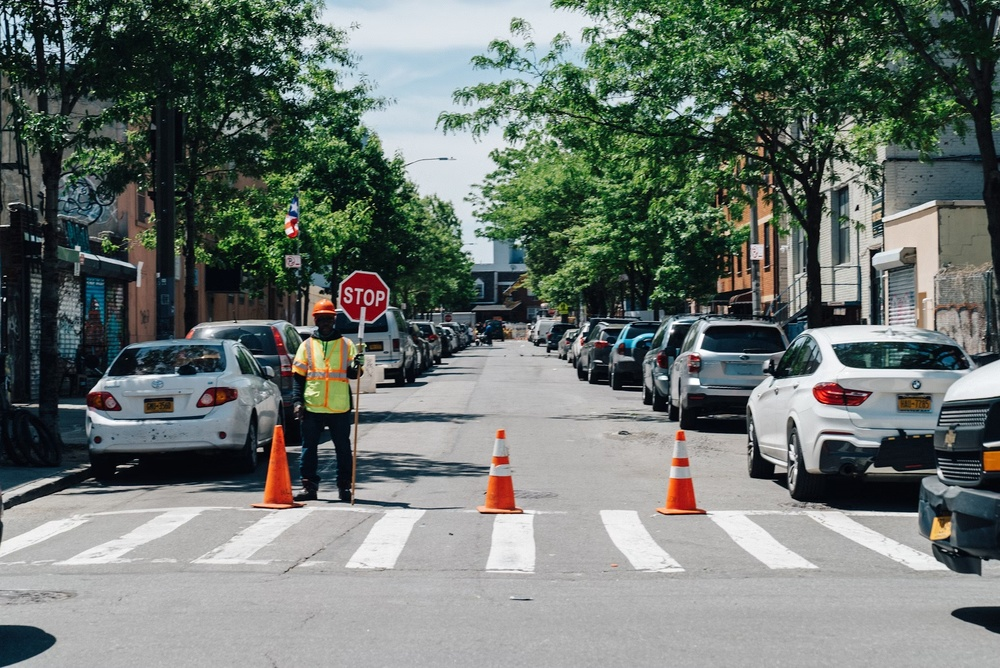
#> input picture stop_sign_dataset/stop1.jpg, 1000 x 668 px, shrunk from 2069 x 1382 before the run; its folder holds only this picture in this run
$ python stop_sign_tespit_etme_cv.py
#> lines starting #> are read from the running program, lines starting #| are printed output that depends on the picture; after the words box and inside, x2 and y2 are one past the last pixel; in counts of white or black regions, pixels touching at a corner belong together
import cv2 as cv
import numpy as np
import os

input_dir = "stop_sign_dataset"
output_dir = "output"


os.makedirs(output_dir, exist_ok=True)  # Klasör yoksa oluşturur, varsa görmezden gelir.


# HSV renk uzayında kırmızı renk aralığı, kırmızı hem 0-10 hem de 170-180 arasında bulunur o yüzden çift maskeleme yapıp bunları birleştiriyoruz
lower_red1 = np.array([0, 120, 70])
upper_red1 = np.array([10, 255, 255])
lower_red2 = np.array([170, 120, 70])
upper_red2 = np.array([180, 255, 255])

# Her veriyi işliyoruz
for veri in os.listdir(input_dir):
  # Görüntüyü oku
  image_path = os.path.join(input_dir, veri)
  image = cv.imread(image_path)
#> image is the input picture: shape (668, 1000, 3); mean B, G, R 111.3, 116.8, 108.2
  if image is None:
      print(f"Görüntü yüklenemedi: {veri}")
      continue

  # HSV renk uzayına çevir
  hsv = cv.cvtColor(image, cv.COLOR_BGR2HSV)
#> hsv: shape (668, 1000, 3); mean H, S, V 65.4, 69.2, 121.4

  # Kırmızı renk maskesi oluştur
  mask1 = cv.inRange(hsv, lower_red1, upper_red1)
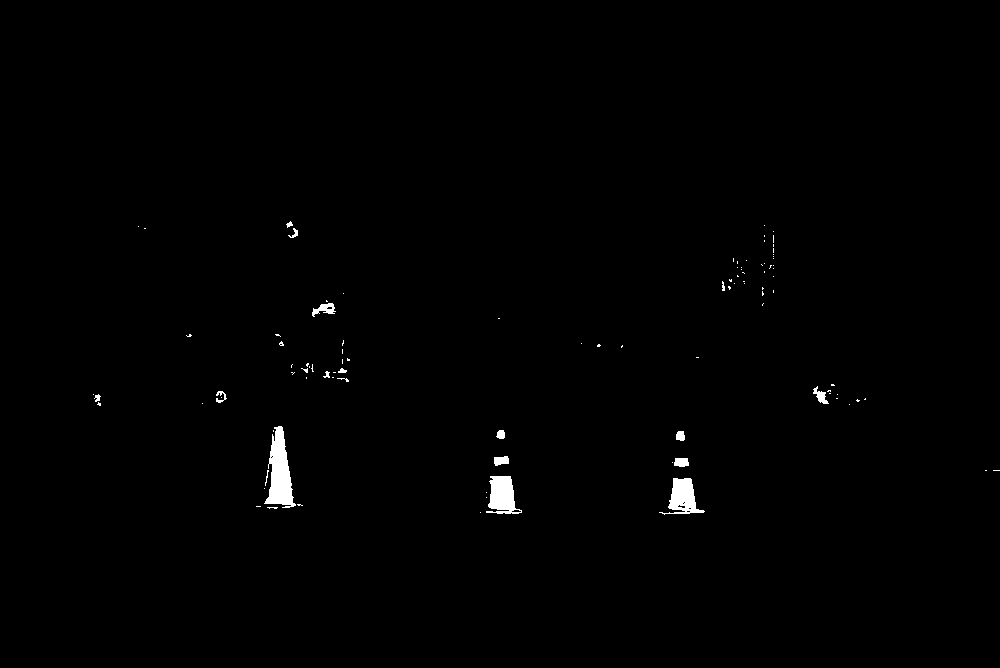
#> mask1: shape (668, 1000); 0.65% white; 100 white regions (83 under 20 px), largest, box (x1, y1, x2, y2) and area: (264, 426, 296, 508) 1402, (486, 476, 522, 514) 878, (659, 478, 705, 515) 816
  mask2 = cv.inRange(hsv, lower_red2, upper_red2)
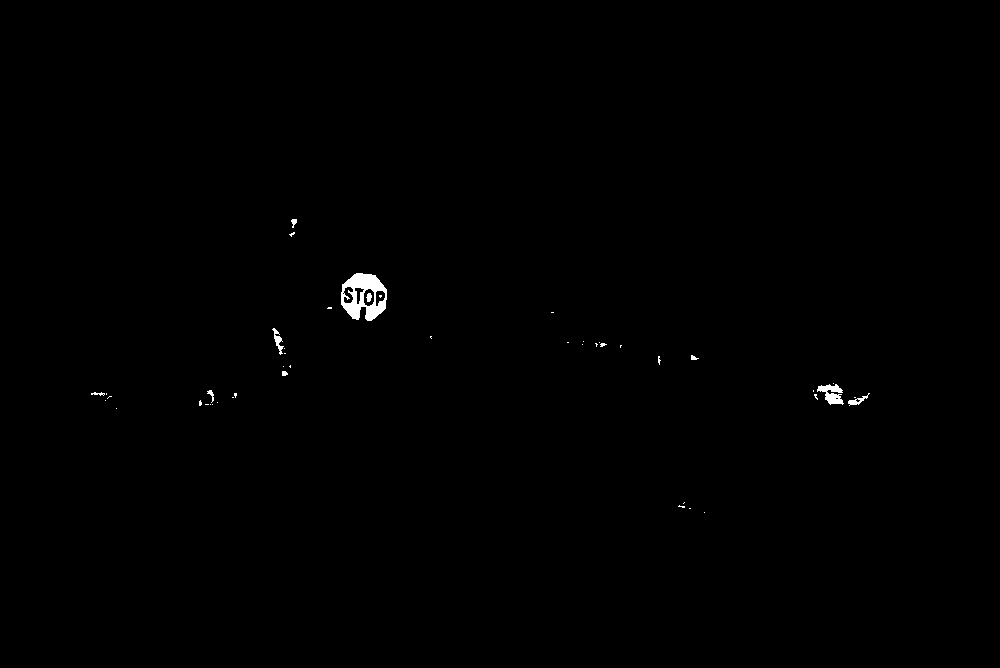
#> mask2: shape (668, 1000); 0.32% white; 46 white regions (36 under 20 px), largest, box (x1, y1, x2, y2) and area: (341, 273, 387, 321) 1272, (817, 384, 844, 405) 310, (272, 328, 284, 355) 115
  mask = mask1 + mask2
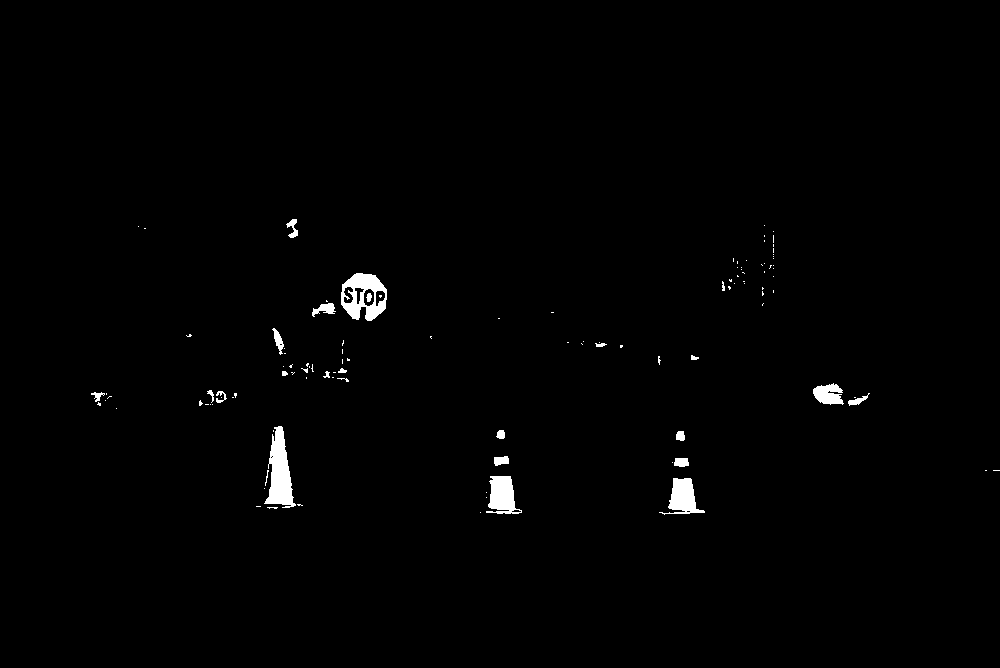
#> mask: shape (668, 1000); 0.97% white; 113 white regions (89 under 20 px), largest, box (x1, y1, x2, y2) and area: (264, 426, 296, 508) 1402, (341, 273, 387, 321) 1273, (486, 476, 522, 514) 878

  # Gürültüyü azaltmak için morfolojik işlemler
  kernel = np.ones((5, 5), np.uint8)
  mask = cv.morphologyEx(mask, cv.MORPH_OPEN, kernel)
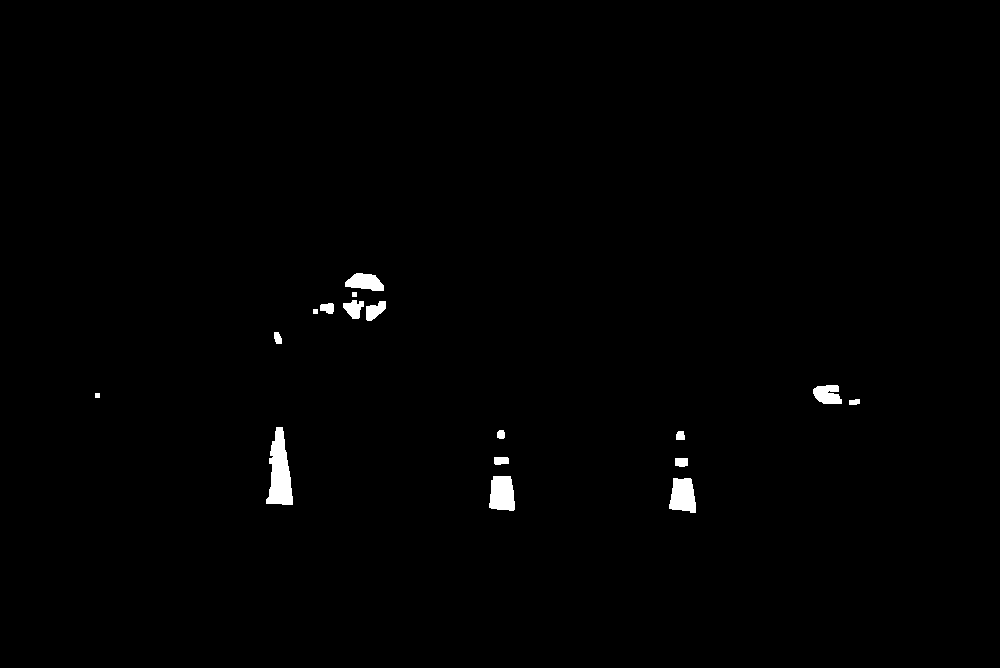
#> mask: shape (668, 1000); 0.75% white; 17 white regions

  # Konturları bul
  contours, _ = cv.findContours(mask, cv.RETR_EXTERNAL, cv.CHAIN_APPROX_SIMPLE)
#> contours = 17 contours, 3 with area under 20; largest, box (x1, y1, x2, y2) and area: (266, 427, 293, 505) 1240, (489, 476, 515, 511) 720, (669, 478, 696, 513) 692, (345, 273, 384, 291) 450, (813, 385, 842, 404) 381

  # Her konturu işle
  for contour in contours:

      # Küçük gürültüleri filtrele
      if cv.contourArea(contour) > 1000:

          # Sınır kutusunu al
          x, y, w, h = cv.boundingRect(contour)

          # Görüntüye dikdörtgen çiz
          cv.rectangle(image, (x, y), (x + w, y + h), (0, 255, 0), 2)

          # Merkez koordinatlarını hesapla
          center_x = x + w // 2
          center_y = y + h // 2
          print(f"Görüntü: {veri}, STOP işareti merkezi: ({center_x}, {center_y})")
#> this loop made 17 passes
#> (x, y, w, h, center_x, center_y) on pass 7: (266, 427, 27, 78, 279, 466)
#> (printed output is left out)
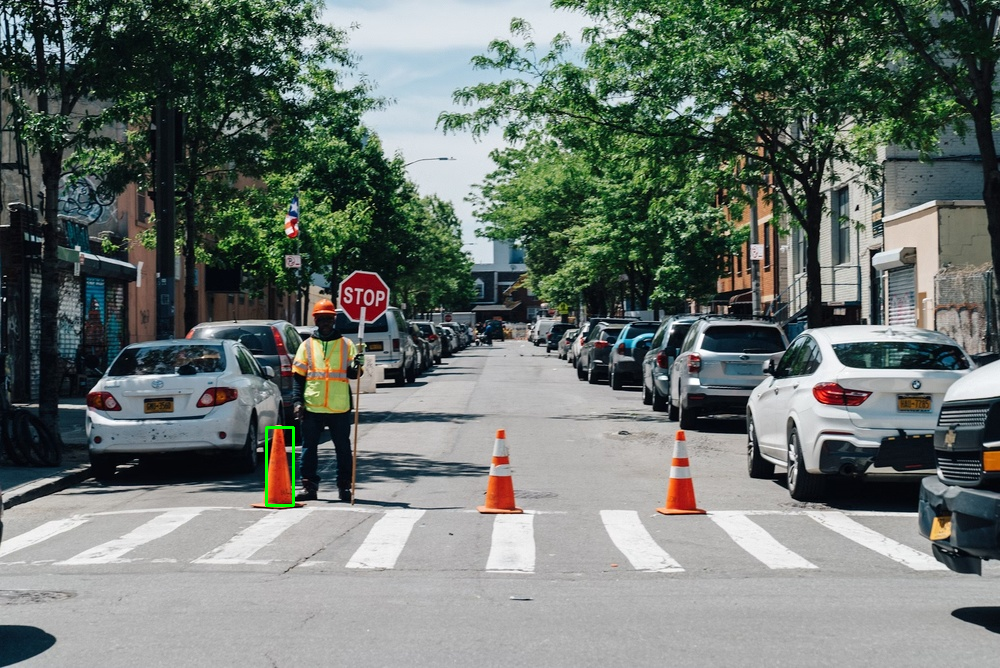
#> image: shape (668, 1000, 3); 0.09% of pixels changed, all inside (x1, y1, x2, y2) = (265, 426, 295, 507)

  # Çıktı görüntüsünü kaydet
  output_path = os.path.join(output_dir, f"output_{veri}")
  cv.imwrite(output_path, image)

print("İşlem tamamlandı. Çıktı görüntüleri:", output_dir)
